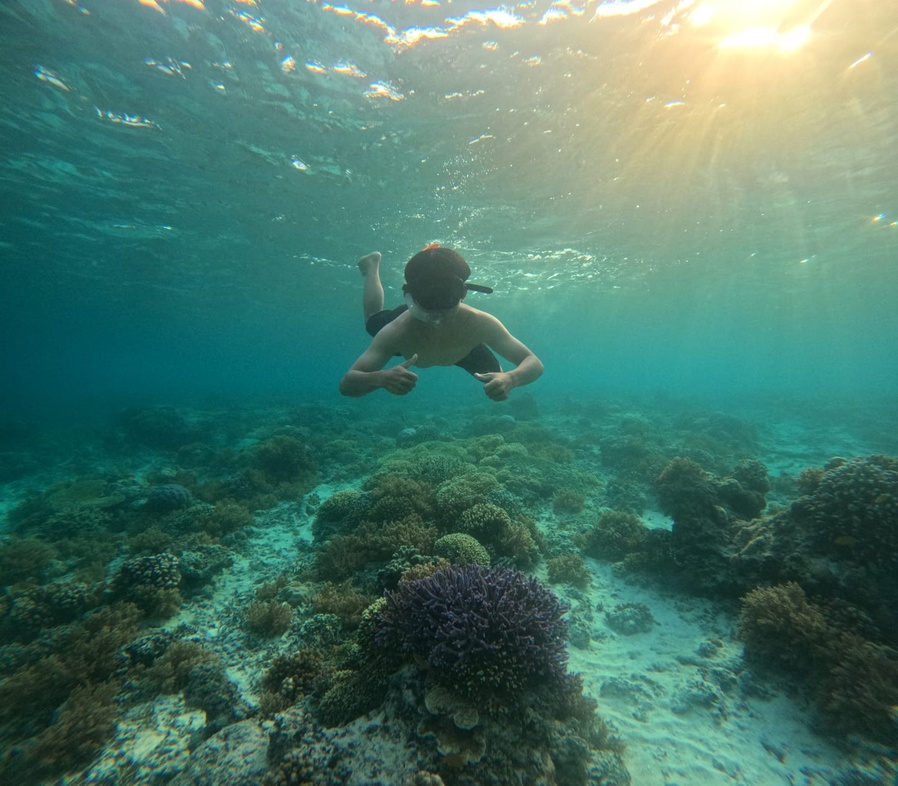
#> input picture pertemuan4/photo.jpg, 898 x 786 px, shrunk from 1392 x 1218 before the run
$ python translasi-rotasi.py
#> lines starting #> are read from the running program, lines starting #| are printed output that depends on the picture
import cv2
import numpy as np
# Membaca gambar
image = cv2.imread('photo.jpg')
#> image is the input picture: shape (786, 898, 3); mean B, G, R 105.7, 119.3, 73.6
# Mendapatkan dimensi gambar
(h, w) = image.shape[:2]
#> h = 786; w = 898
# Translasi
M_translation = np.float32([[1, 0, 50], [0, 1, 100]])
translated_image = cv2.warpAffine(image, M_translation, (w, h))
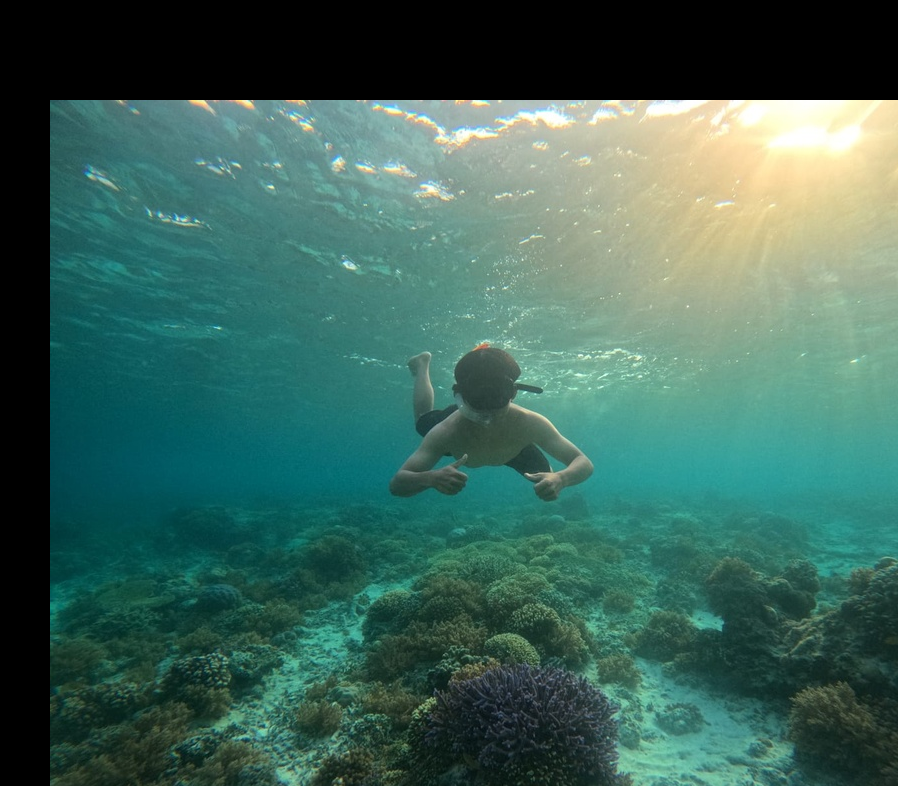
#> translated_image: shape (786, 898, 3); mean B, G, R 90.3, 101.2, 61.6
# Rotasi 45 derajat
center = (w // 2, h // 2)
#> center = (449, 393)
M_rotation = cv2.getRotationMatrix2D(center, 45, 1.0)
rotated_image = cv2.warpAffine(image, M_rotation, (w, h))
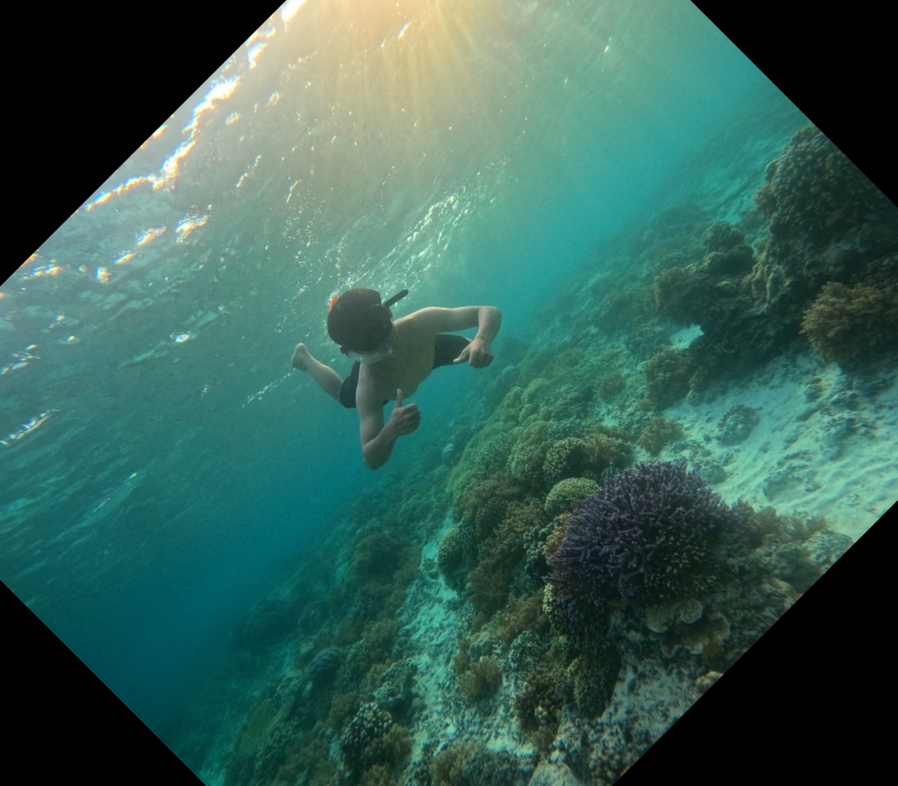
#> rotated_image: shape (786, 898, 3); mean B, G, R 86.8, 96.9, 55.5
# Menampilkan hasil
cv2.imshow('Translated Image', translated_image)
cv2.imshow('Rotated Image', rotated_image)
cv2.waitKey(0)
cv2.destroyAllWindows()
